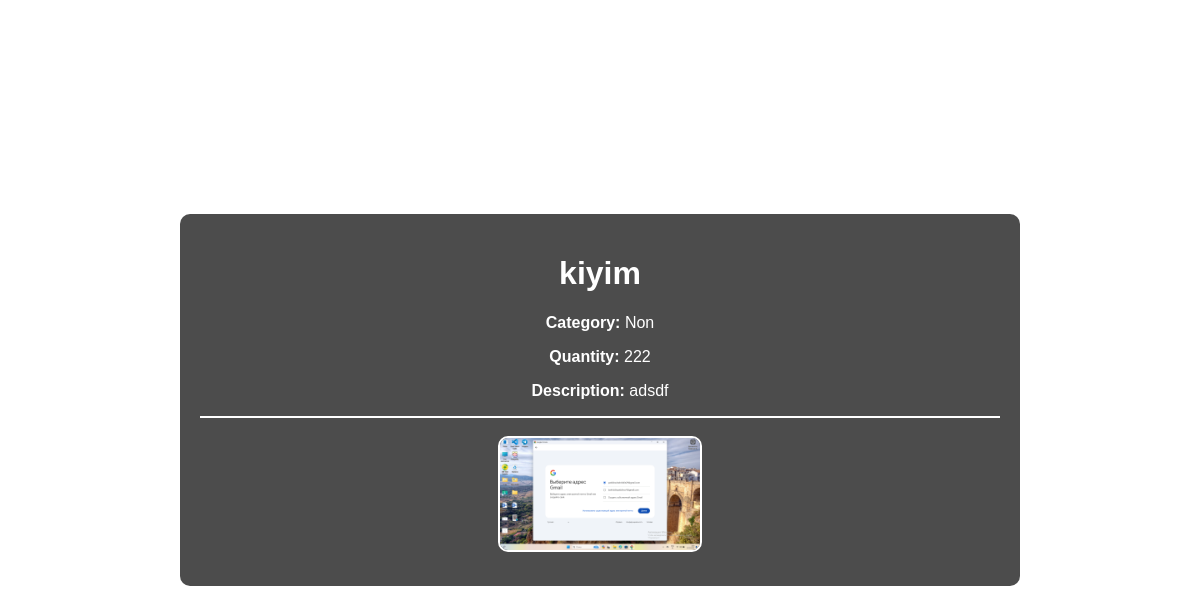
Screenshot of /main/back-office/product/detail/9/ with the database file from the repository.
### Goods/models.py (models this page shows, shortened)
class Product(models.Model):
    name:str = models.CharField(max_length=255)
    quantity:int = models.PositiveIntegerField(default=1)
    price:float = models.DecimalField(max_digits=8, decimal_places=2)
    category:Category = models.ForeignKey(Category, on_delete=models.CASCADE)
    description:str = models.TextField()

class Category(models.Model):
    name = models.CharField(max_length=255)
    generate_code = models.CharField(max_length=255, blank=True, unique=True)

class ProductImg(models.Model):
    product = models.ForeignKey(Product, on_delete=models.CASCADE)
    img = models.ImageField(upload_to='product-img')
    def __str__(self):
        return self.product.name

### Goods/back-office/product/views.py (the view)
# urls.py: path('detail/<int:id>/', views.detailProduct, name='detailProduct'),
def detailProduct(request, id):
    queryset = models.Product.objects.get(id=id)
    context = {}
    print(models.ProductImg.objects.filter(product=queryset))
    context['queryset'] = queryset
    context['images'] = models.ProductImg.objects.filter(product=queryset)
    return render(request, 'back-office/product/detail.html',context)

### templates/back-office/product/detail.html (shortened to what this page needs)
<!DOCTYPE html>
<html lang="en">
<head>
</head>
<body>
    <div class="content">
        <h1>{{ queryset.name }}</h1>
        <p><strong>Category:</strong> {{ queryset.category.name }}</p>
        <p><strong>Quantity:</strong> {{ queryset.quantity }}</p>
        <p><strong>Description:</strong> {{ queryset.description }}</p>
        <hr>
        <div class="images">
            {% for image in images %}
            <img src="{{ image.img.url }}" alt="Image of {{ queryset.name }}" width="200px">
            {% endfor %}
        </div>
    </div>
</body>
</html>

### templates/back-office/product/detail.html (style rules this page uses)
body { background-image: url('https://example.com/your-image.jpg'); background-size: cover; background-position: center; background-attachment: fixed; color: white; font-family: Arial, sans-serif; margin: 0; padding: 0; display: flex; justify-content: center; align-items: center; height: 100vh; }
.content { background: rgba(0, 0, 0, 0.7); padding: 20px; border-radius: 10px; width: 80%; max-width: 800px; text-align: center; }
hr { border: 1px solid #fff; }
img { margin: 10px; border: 2px solid white; border-radius: 10px; }

### rows the page displays
Product: name "kiyim", category.name "Non", quantity "222", description "adsdf"
ProductImg: img (picture)
